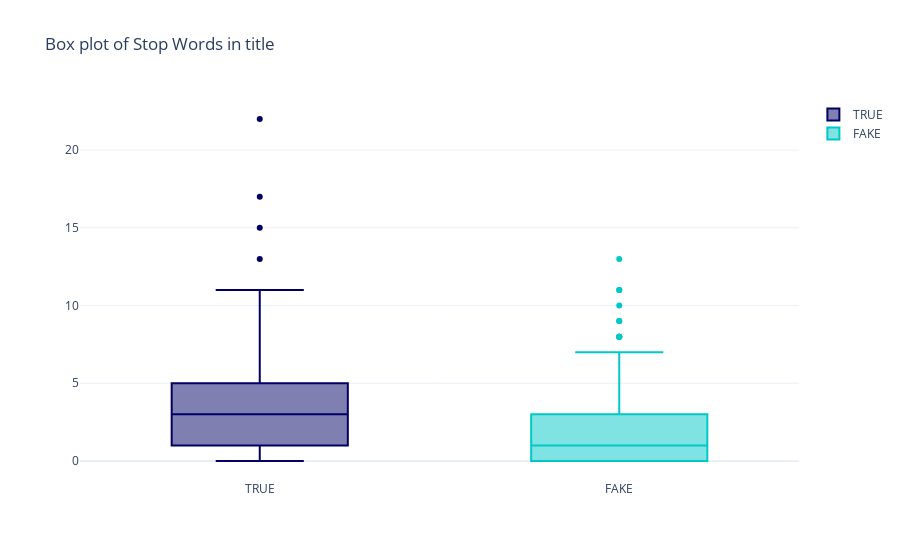

Notebook source saved alongside this figure:
### Code cell
fig = go.Figure()
fig.add_trace(go.Box(y=x1, name='TRUE',
                marker_color = 'rgb(0, 0, 100)'))
fig.add_trace(go.Box(y=x2, name = 'FAKE',
                marker_color = 'rgb(0, 200, 200)'))
fig.update_layout(title_text='Box plot of Stop Words in title', template="plotly_white")
fig.show()

### Figure 1 — Plotly figure (JSON) as saved in the notebook; plotly's stock layout.template omitted (floating-point values rounded to 4 significant figures; data arrays with more than 128 entries replaced by an {"elided": "..."} marker saying what was removed)
{"data": [{"marker": {"color": "rgb(0, 0, 100)"}, "name": "TRUE", "type": "box", "y": {"elided": "586 int values"}}, {"marker": {"color": "rgb(0, 200, 200)"}, "name": "FAKE", "type": "box", "y": {"elided": "578 int values"}}], "layout": {"title": {"text": "Box plot of Stop Words in title"}}}
